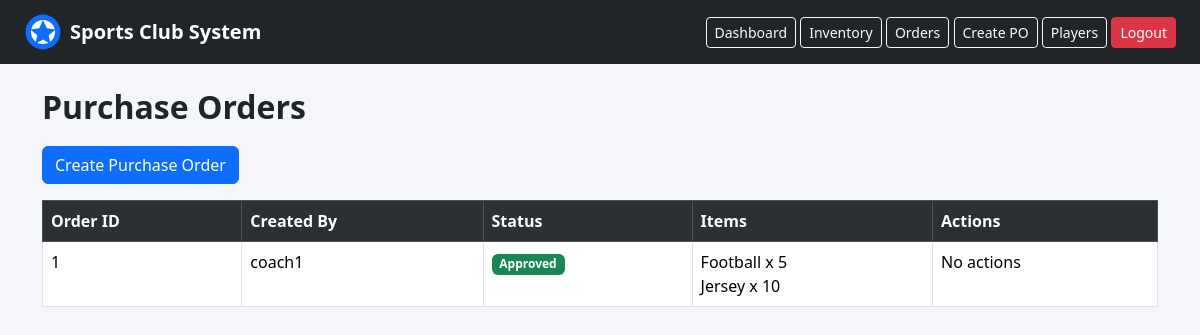
Screenshot of /orders (signed in) with the database file from the repository.
### app.py (models this page shows)
class PurchaseOrder(db.Model):
    id = db.Column(db.Integer, primary_key=True)
    created_by = db.Column(db.Integer, db.ForeignKey("user.id"))
    status = db.Column(db.String(40), default="Pending")
    creator = db.relationship("User")

class User(db.Model, UserMixin):
    id = db.Column(db.Integer, primary_key=True)
    username = db.Column(db.String(80), unique=True, nullable=False)
    password = db.Column(db.String(80), nullable=False)
    role = db.Column(db.String(40), nullable=False)

class PurchaseOrderItem(db.Model):
    id = db.Column(db.Integer, primary_key=True)
    purchase_order_id = db.Column(db.Integer, db.ForeignKey("purchase_order.id"))
    item_id = db.Column(db.Integer, db.ForeignKey("item.id"))
    quantity = db.Column(db.Integer, nullable=False)
    order = db.relationship("PurchaseOrder", backref="order_items")
    item = db.relationship("Item")

class Item(db.Model):
    id = db.Column(db.Integer, primary_key=True)
    name = db.Column(db.String(100), nullable=False)
    category = db.Column(db.String(100), nullable=False)
    quantity = db.Column(db.Integer, default=0)
    price = db.Column(db.Float, default=0.0)
    image = db.Column(db.String(100), default="sports_logo.svg")

### app.py (the view)
@app.route("/orders")
@login_required
def orders():
    return render_template("orders.html", orders=PurchaseOrder.query.all())

### app.py (called while the page is built)
@login_manager.user_loader
def load_user(user_id):
    return User.query.get(int(user_id))

### templates/orders.html
{% extends "base.html" %}
{% block content %}
<h2>Purchase Orders</h2>
<a class="btn btn-primary mb-3" href="{{ url_for('create_order') }}">Create Purchase Order</a>
<table class="table table-bordered table-striped">
    <tr class="table-dark">
        <th>Order ID</th>
        <th>Created By</th>
        <th>Status</th>
        <th>Items</th>
        <th>Actions</th>
    </tr>
    {% for order in orders %}
    <tr>
        <td>{{ order.id }}</td>
        <td>{{ order.creator.username }}</td>
        <td>
            {% if order.status == "Pending" %}
            <span class="badge bg-warning text-dark">{{ order.status }}</span>
            {% elif order.status == "Approved" %}
            <span class="badge bg-success">{{ order.status }}</span>
            {% else %}
            <span class="badge bg-danger">{{ order.status }}</span>
            {% endif %}
        </td>
        <td>
            {% for order_item in order.order_items %}
            {{ order_item.item.name }} x {{ order_item.quantity }}<br>
            {% endfor %}
        </td>
        <td>
            {% if order.status == "Pending" %}
            <a class="btn btn-success btn-sm" href="{{ url_for('approve_order', order_id=order.id) }}">Approve</a>
            <a class="btn btn-danger btn-sm" href="{{ url_for('reject_order', order_id=order.id) }}">Reject</a>
            {% else %}
            No actions
            {% endif %}
        </td>
    </tr>
    {% endfor %}
</table>
{% endblock %}

### static/css/style.css (style rules this page uses)
body { background-color: #f4f6f9; }
h2 { font-weight: bold; margin-bottom: 20px; }
.table { background-color: white; }

### rows the page displays
PurchaseOrder: id "1", creator.username "coach1", status "Approved", shows "No actions"
PurchaseOrderItem: item.name "Football", quantity "5"
PurchaseOrderItem: item.name "Jersey", quantity "10"
